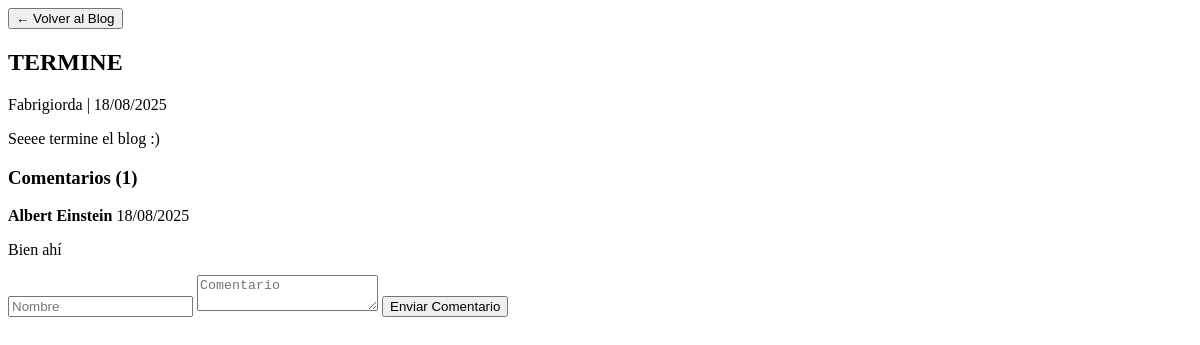
Page /blog/embedded/termine/ on the earlier database version.
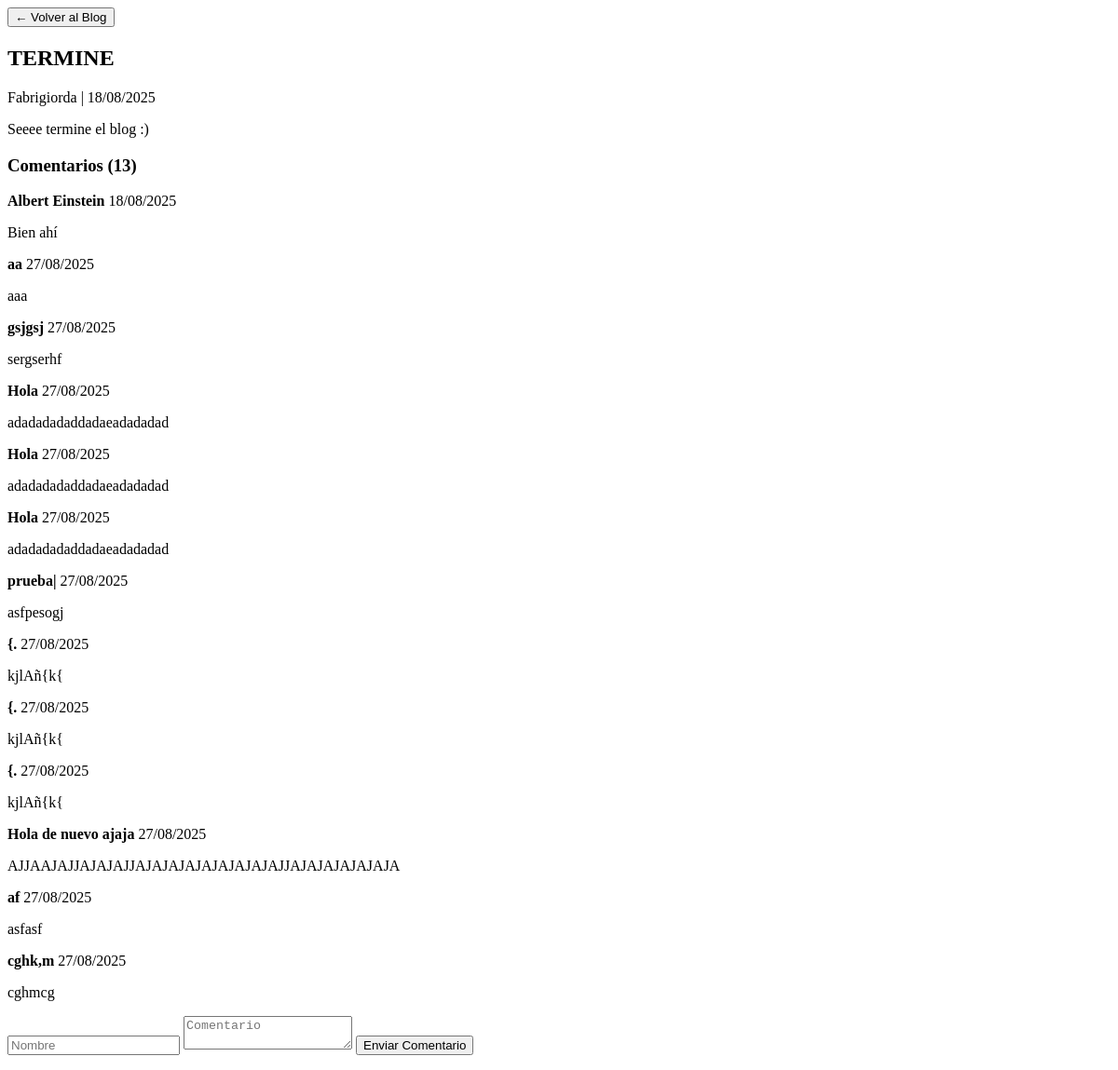
Same page on the later database version.
### blog/models.py (models this page shows, shortened)
class Post(models.Model):
    title = models.CharField(max_length=200, unique=True)
    slug = models.SlugField(max_length=200, unique=True)
    author = models.ForeignKey(User, on_delete= models.CASCADE,related_name='blog_posts')
    updated_on = models.DateTimeField(auto_now= True)
    content = models.TextField()
    created_on = models.DateTimeField(auto_now_add=True)
    status = models.IntegerField(choices=STATUS, default=0)
    class Meta:
        ordering = ['-created_on']

class Comment(models.Model):
    post = models.ForeignKey(Post, on_delete=models.CASCADE, related_name='comments')
    name = models.CharField(max_length=80)
    body = models.TextField()
    created_on = models.DateTimeField(auto_now_add=True)
    active = models.BooleanField(default=True)
    class Meta:
        ordering = ['created_on']

### blog/views.py (the view)
# urls.py: path('embedded/<slug:slug>/', views.embedded_post_detail, name='embedded_detail'),
def embedded_post_detail(request, slug):
    post = get_object_or_404(Post, slug=slug)
    comments = post.comments.filter(active=True)
    if request.method == 'POST':
        comment_form = CommentForm(data=request.POST)
        if comment_form.is_valid():
            new_comment = comment_form.save(commit=False)
            new_comment.post = post
            new_comment.save()
            return HttpResponseRedirect('/')
    else:
        comment_form = CommentForm()
    return render(request, 'blog/embedded_detail.html', {
        'post': post,
        'comments': post.comments.filter(active=True),
        'comment_form': comment_form
    })

### blog/forms.py
class CommentForm(forms.ModelForm):
    class Meta:
        model = Comment
        fields = ('name', 'body')

### portfolio/templates/blog/embedded_detail.html (shortened to what this page needs)
<div class="embedded-blog">
    <div class="post-detail">
        <button class="back-btn" onclick="loadEmbeddedBlog()">← Volver al Blog</button>
        <article class="post-article">
            <h1 class="post-title">{{ post.title }}</h1>
            <p class="post-meta">{{ post.author }} | {{ post.created_on|date:"d/m/Y" }}</p>
            <div class="post-content">{{ post.content|safe }}</div>
        </article>
        <section class="comments-section">
            <h3>Comentarios ({{ comments.count }})</h3>
            {% for comment in comments %}
            <div class="comment">
                <strong>{{ comment.name }}</strong>
                <span class="comment-date">{{ comment.created_on|date:"d/m/Y" }}</span>
                <p>{{ comment.body }}</p>
            </div>
            {% endfor %}
            <form class="comment-form" method="post" action="{% url 'blog:embedded_detail' post.slug %}">
                <input type="text" name="name" placeholder="Nombre" required>
                <textarea name="body" placeholder="Comentario" required></textarea>
                <button type="submit">Enviar Comentario</button>
            </form>
        </section>
    </div>
</div>

Differences in the rows shown:
added Comment: name "aa", created_on "27/08/2025", body "aaa"
added Comment: name "gsjgsj", created_on "27/08/2025", body "sergserhf"
added Comment: name "Hola", created_on "27/08/2025", body "adadadadaddadaeadadadad"
added Comment: name "Hola", created_on "27/08/2025", body "adadadadaddadaeadadadad"
added Comment: name "Hola", created_on "27/08/2025", body "adadadadaddadaeadadadad"
added Comment: name "prueba|", created_on "27/08/2025", body "asfpesogj"
added Comment: name "{.", created_on "27/08/2025", body "kjlAñ{k{"
added Comment: name "{.", created_on "27/08/2025", body "kjlAñ{k{"
added Comment: name "{.", created_on "27/08/2025", body "kjlAñ{k{"
added Comment: name "Hola de nuevo ajaja", created_on "27/08/2025", body "AJJAAJAJJAJAJAJJAJAJAJAJAJAJAJAJAJJAJAJAJAJAJAJA"
added Comment: name "af", created_on "27/08/2025", body "asfasf"
added Comment: name "cghk,m", created_on "27/08/2025", body "cghmcg"
Other differences:
{{ comments.count }}: "1" → "13"
